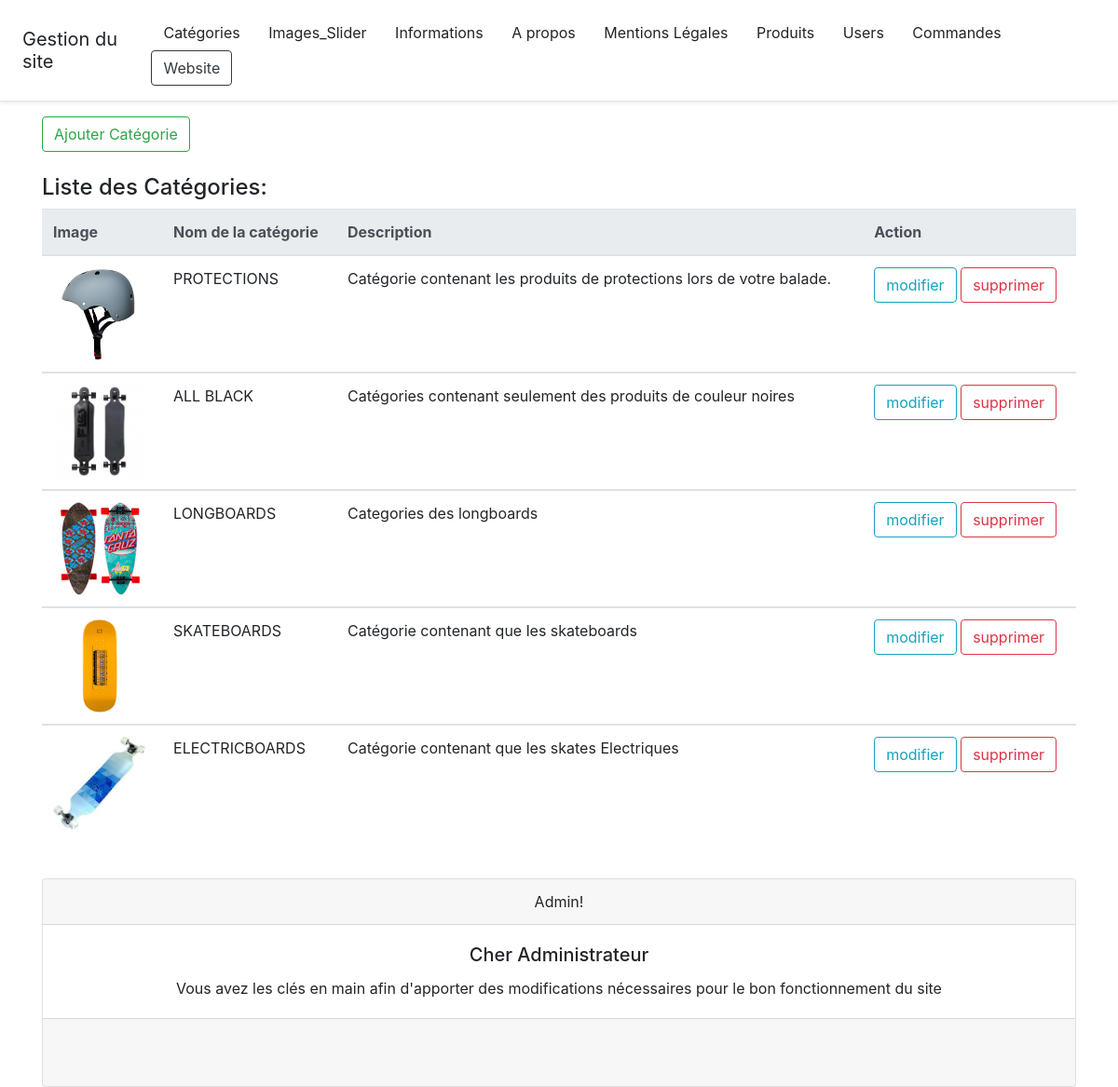
Screenshot of /administrateur/index.php?controller=categorys&action=list (signed in) with the database file from the repository.
### tables this page shows
CREATE TABLE `categorys` (
  `id` int(11) NOT NULL,
  `name` varchar(255) NOT NULL,
  `description` text NOT NULL,
  `image` text
);

### administrateur/models/Category.php (called while the page is built, shortened)
<?php
function getAllCategorys()
{
    $db = dbConnect();
    $query = $db->query('SELECT * FROM categorys ORDER BY ID DESC');
    $categorys = $query->fetchAll();
    return $categorys;
}

### administrateur/views/categoryList.php (the view, shortened to what this page needs)
<?php require ('partials/header.php'); ?>
<a class="btn btn-outline-success" href="index.php?controller=categorys&action=new">Ajouter Catégorie</a><br>
<br>
<h4>Liste des Catégories:</h4>
<table class="table">
    <thead class="thead-light">
        <tr>
                <th scope="col">Image</th>
                <th scope="col">Nom de la catégorie</th>
                <th scope="col">Description</th>
                <th scope="col">Action</th>
        </tr>
    </thead>
    <?php foreach($categorys as $category): ?>
    <tbody>
            <tr>
                <th><img src="../assets/images/category/<?= ($category['image']) ?>" width="100px" height="100px" alt="image_categorie"></th>
                <td><p><?=  htmlspecialchars($category['name']) ?></td>
                <td><p><?=  htmlspecialchars($category['description']) ?></p></td>
                <td>
                    <a class="btn btn-outline-info" href="index.php?controller=categorys&action=editCategory&id=<?= $category['id'] ?>">modifier<br></a>
                    <a class="btn btn-outline-danger" href="index.php?controller=categorys&action=delCategory&id=<?= $category['id'] ?>" >supprimer</a>
                </td>
            </tr>
    </tbody>
    <?php endforeach; ?>
</table>
<?php require ('partials/footer.php'); ?>

### rows the page displays
categorys: image (picture), name "PROTECTIONS", description "Catégorie contenant les produits de protections lors de votre balade."
categorys: image (picture), name "ALL BLACK", description "Catégories contenant seulement des produits de couleur noires"
categorys: image (picture), name "LONGBOARDS", description "Categories des longboards"
categorys: image (picture), name "SKATEBOARDS", description "Catégorie contenant que les skateboards"
categorys: image (picture), name "ELECTRICBOARDS", description "Catégorie contenant que les skates Electriques"
